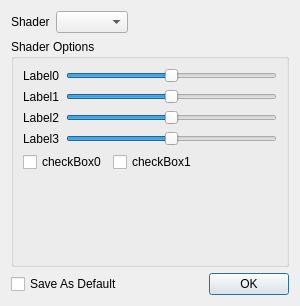
<?xml version="1.0" encoding="UTF-8"?>
<ui version="4.0">
 <class>ShaderDialog</class>
 <widget class="QDialog" name="ShaderDialog">
  <property name="geometry">
   <rect>
    <x>0</x>
    <y>0</y>
    <width>300</width>
    <height>306</height>
   </rect>
  </property>
  <property name="windowTitle">
   <string>Appearance</string>
  </property>
  <property name="styleSheet">
   <string notr="true">QToolButton {
   color: #333;
   background-color: #666;
   border-width: 2px;
   border-color: #CCC;
   border-style: solid;
   border-radius: 5;
   padding: 0px;
   min-width: 50px;
   max-width: 50px;
   min-height: 30px;
   max-height: 30px;
}

QToolButton[gradient=&quot;true&quot;] {
   border-width: 1px; 
   border-color: #333;
   border-style: solid; 
   border-radius: 1; 
   padding: 0px; 
   min-width: 200px;
   height: 30px;
}

QToolButton:pressed {
   border-color: #222;
}
</string>
  </property>
  <layout class="QVBoxLayout" name="verticalLayout">
   <item>
    <layout class="QHBoxLayout" name="horizontalLayout_5">
     <item>
      <widget class="QLabel" name="label_10">
       <property name="text">
        <string>Shader</string>
       </property>
      </widget>
     </item>
     <item>
      <widget class="QComboBox" name="shaderCombo"/>
     </item>
     <item>
      <spacer name="horizontalSpacer_4">
       <property name="orientation">
        <enum>Qt::Horizontal</enum>
       </property>
       <property name="sizeHint" stdset="0">
        <size>
         <width>40</width>
         <height>20</height>
        </size>
       </property>
      </spacer>
     </item>
    </layout>
   </item>
   <item>
    <widget class="QGroupBox" name="groupBox">
     <property name="title">
      <string>Shader Options</string>
     </property>
     <layout class="QVBoxLayout" name="verticalLayout_2">
      <item>
       <layout class="QGridLayout" name="gridLayout_2">
        <item row="0" column="0">
         <widget class="QLabel" name="label0">
          <property name="text">
           <string>Label0</string>
          </property>
         </widget>
        </item>
        <item row="1" column="0">
         <widget class="QLabel" name="label1">
          <property name="text">
           <string>Label1</string>
          </property>
         </widget>
        </item>
        <item row="2" column="0">
         <widget class="QLabel" name="label2">
          <property name="text">
           <string>Label2</string>
          </property>
         </widget>
        </item>
        <item row="3" column="0">
         <widget class="QLabel" name="label3">
          <property name="text">
           <string>Label3</string>
          </property>
         </widget>
        </item>
        <item row="0" column="1">
         <widget class="QSlider" name="slider0">
          <property name="maximum">
           <number>100</number>
          </property>
          <property name="value">
           <number>50</number>
          </property>
          <property name="sliderPosition">
           <number>50</number>
          </property>
          <property name="orientation">
           <enum>Qt::Horizontal</enum>
          </property>
         </widget>
        </item>
        <item row="1" column="1">
         <widget class="QSlider" name="slider1">
          <property name="maximum">
           <number>100</number>
          </property>
          <property name="value">
           <number>50</number>
          </property>
          <property name="orientation">
           <enum>Qt::Horizontal</enum>
          </property>
         </widget>
        </item>
        <item row="2" column="1">
         <widget class="QSlider" name="slider2">
          <property name="maximum">
           <number>100</number>
          </property>
          <property name="value">
           <number>50</number>
          </property>
          <property name="orientation">
           <enum>Qt::Horizontal</enum>
          </property>
         </widget>
        </item>
        <item row="3" column="1">
         <widget class="QSlider" name="slider3">
          <property name="maximum">
           <number>100</number>
          </property>
          <property name="value">
           <number>50</number>
          </property>
          <property name="orientation">
           <enum>Qt::Horizontal</enum>
          </property>
         </widget>
        </item>
       </layout>
      </item>
      <item>
       <layout class="QHBoxLayout" name="horizontalLayout">
        <item>
         <widget class="QCheckBox" name="checkBox0">
          <property name="text">
           <string>checkBox0</string>
          </property>
         </widget>
        </item>
        <item>
         <widget class="QCheckBox" name="checkBox1">
          <property name="text">
           <string>checkBox1</string>
          </property>
         </widget>
        </item>
        <item>
         <spacer name="horizontalSpacer">
          <property name="orientation">
           <enum>Qt::Horizontal</enum>
          </property>
          <property name="sizeHint" stdset="0">
           <size>
            <width>40</width>
            <height>20</height>
           </size>
          </property>
         </spacer>
        </item>
       </layout>
      </item>
      <item>
       <spacer name="verticalSpacer">
        <property name="orientation">
         <enum>Qt::Vertical</enum>
        </property>
        <property name="sizeHint" stdset="0">
         <size>
          <width>20</width>
          <height>0</height>
         </size>
        </property>
       </spacer>
      </item>
     </layout>
    </widget>
   </item>
   <item>
    <layout class="QHBoxLayout" name="horizontalLayout_2">
     <item>
      <widget class="QCheckBox" name="saveAsDefaultCheckBox">
       <property name="text">
        <string>Save As Default</string>
       </property>
      </widget>
     </item>
     <item>
      <spacer name="horizontalSpacer_2">
       <property name="orientation">
        <enum>Qt::Horizontal</enum>
       </property>
       <property name="sizeHint" stdset="0">
        <size>
         <width>40</width>
         <height>20</height>
        </size>
       </property>
      </spacer>
     </item>
     <item>
      <widget class="QPushButton" name="okButton">
       <property name="text">
        <string>OK</string>
       </property>
      </widget>
     </item>
    </layout>
   </item>
  </layout>
 </widget>
 <resources/>
 <connections>
  <connection>
   <sender>okButton</sender>
   <signal>clicked()</signal>
   <receiver>ShaderDialog</receiver>
   <slot>accept()</slot>
   <hints>
    <hint type="sourcelabel">
     <x>440</x>
     <y>281</y>
    </hint>
    <hint type="destinationlabel">
     <x>246</x>
     <y>163</y>
    </hint>
   </hints>
  </connection>
 </connections>
</ui>
